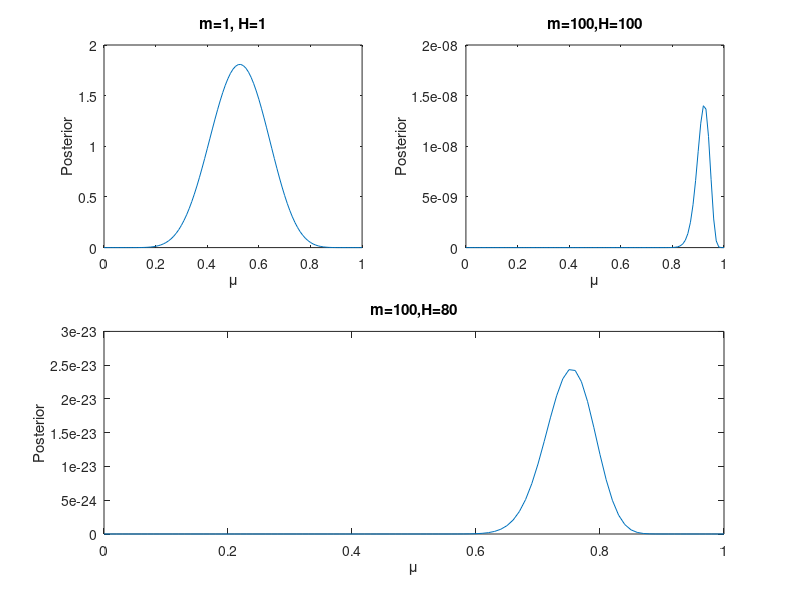

The MATLAB source for this figure:
% FILE: q4g.m
% AUTHOR: Chris Hoder
% COSC 74
% 1/30/2013


%% Part G
%  plot the posterior for a = 10, and the same flipping results considered
%  above.
close all; clear all;
a = 10;
z = 1/923780;
mu = 0:.01:1;
M = [1 100 100];
H = [1 100 80 ];
P = zeros(max(size(mu)), 3);
%for the different senarios
for j = 1:3,
    h = H(j);
    m = M(j);
    %for each value of mu find the posterior
    for i = 1:max(size(mu)),
        P(i,j) = (mu(i)^(h)*(1-mu(i))^(m-h))*(1/z)*(mu(i)^(a-1))...
                                                          *(1-mu(i))^(a-1);
    end
    
    %plot data on one figure with subplots
    if( j== 3)
        subplot(2,2,3:4);
    else
        subplot(2,2,j);
    end
    plot(mu,P(:,j));
    xlabel('\mu');
    ylabel('Posterior');
    if( j == 1),
       title('m=1, H=1'); 
    elseif(j == 2),
       title('m=100,H=100');
    else
       title('m=100,H=80');
    end
end